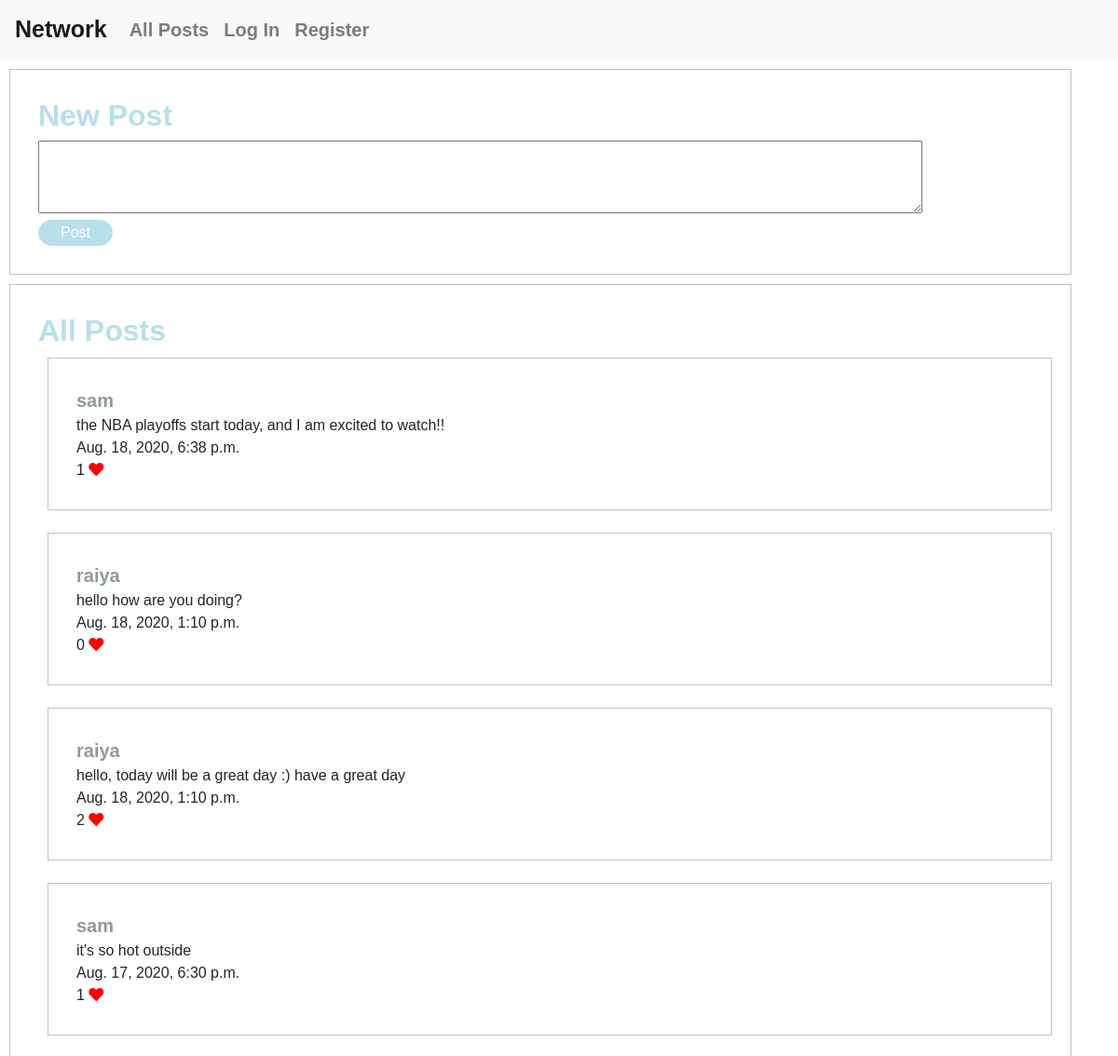
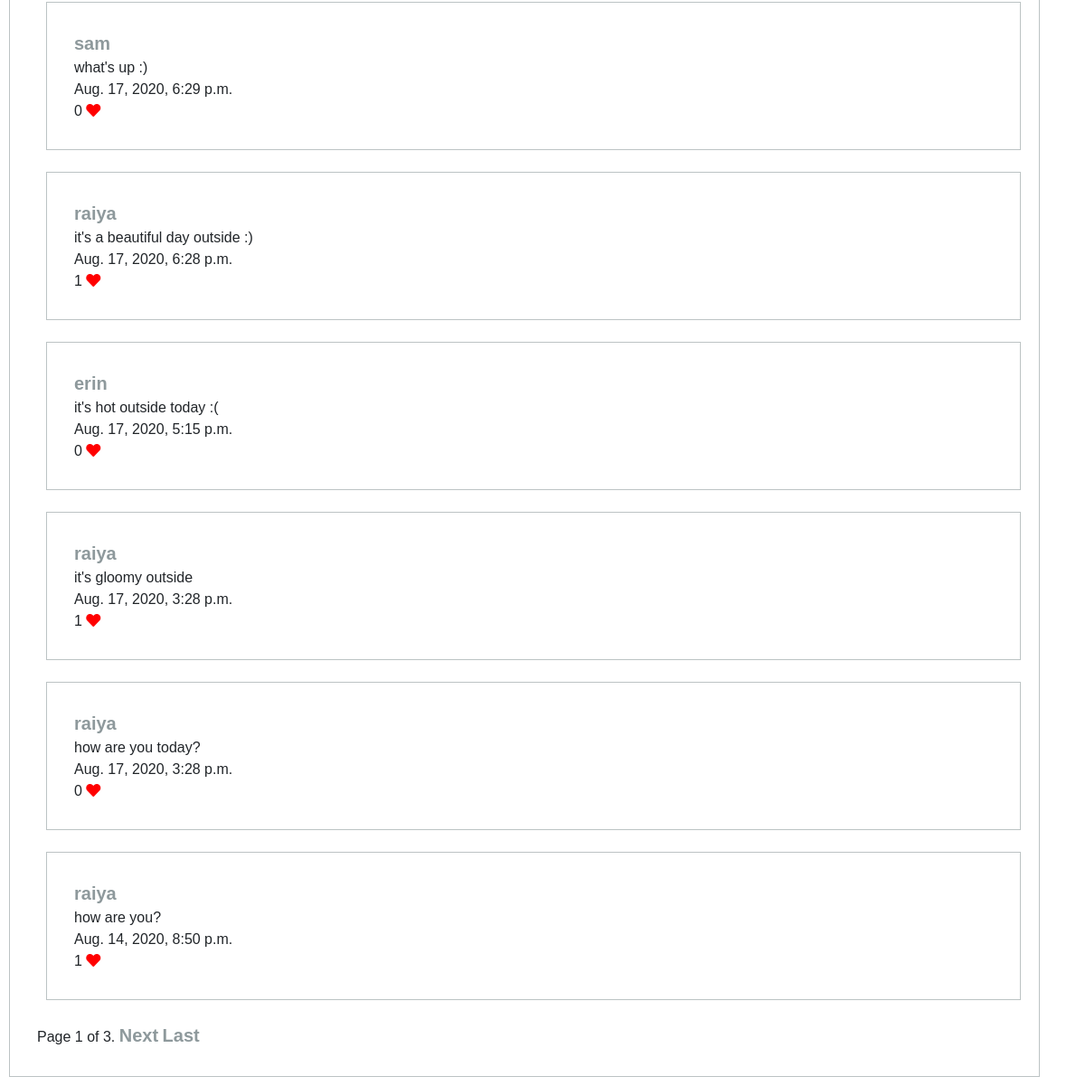
The page / on the database its author committed (2 pictures, top to bottom).
### network/models.py (models this page shows, shortened)
class Post(models.Model):
    users = models.ForeignKey(User, on_delete=models.CASCADE, related_name="posts")
    text = models.CharField(max_length=300)
    posting_time = models.DateTimeField(auto_now=False)
    likes = models.IntegerField(default=0)

class User(AbstractUser):
    pass

### network/views.py (the view)
# urls.py: path("", views.index, name="index"),
def index(request):
    liked_posts = []
    posts = Post.objects.all().order_by('posting_time').reverse()
    paginator = Paginator(posts, 10)
    page_number = request.GET.get('page')
    page_obj = paginator.get_page(page_number)
    if request.user.is_authenticated:
        user = get_user(request)
        user_likes = Like.objects.filter(users=user)
        for like in user_likes:
            liked_posts.append(like.post_id)
    return render(request, "network/index.html", {
        "page_obj": page_obj,
        "liked_posts": liked_posts
    })

### network/templates/network/index.html (shortened to what this page needs)
{% extends "network/layout.html" %}
{% load static %}
{% block body %}
<div id="new_post" class="container">
   <h2>New Post</h2>
   <form action="{% url 'new_post' %}" method="post">
      <textarea id="text" name="text" rows="3" cols="100"></textarea>
      <br>
      <input class="btn-top" type="submit" value="Post">
   </form>
</div>
<div id="all_posts" class="container">
   <h2>All Posts</h2>
   {% for post in page_obj %}
   <div id="single_post" class="container">
      <a href="{% url 'profile_page' id=post.users.pk %}">{{ post.users }}</a>
      <br>
      {% if user.is_authenticated %}
         {% if post.users == request.user %}
            <button id="edit_element_{{post.pk}}" class="btn-top" onclick="edit_post({{post.pk}})">Edit</button>
            <div id="post_text_{{post.pk}}"></div>
            <div id="original_text_{{post.pk}}">{{ post.text }}</div>
            {{ post.posting_time }}
            <br>
            <div id="likes">{{ post.likes }} <i class="fas fa-heart"></i></div>
         {% else %}
            {{ post.text }}
            <br>
            {{ post.posting_time }}
            <br>
            <div id="likes">{{ post.likes }} <i class="fas fa-heart"></i></div>
         {% endif %}
         {% if post.pk in liked_posts %}
            <button id="unlike_{{post.pk}}" class="btn-top" onclick="unlike_post({{post.pk}})">Unlike</button>
         {% else %}
            <button id="like_{{post.pk}}" class="btn-top" onclick="like_post({{post.pk}})">Like</button>
         {% endif %}
      {% else %}
         {{ post.text }}
         <br>
         {{ post.posting_time }}
         <br>
         <div id="likes">{{ post.likes }} <i class="fas fa-heart"></i></div>
      {% endif %}
   </div>
   {% endfor %}
   <div class="pagination">
      <span class="step-links">
         <span class="current">
            Page {{ page_obj.number }} of {{ page_obj.paginator.num_pages }}.
         </span>
         {% if page_obj.has_next %}
            <a href="?page={{ page_obj.next_page_number }}">Next</a>
            <a href="?page={{ page_obj.paginator.num_pages }}">Last </a>
         {% endif %}
      </span>
   </div>
</div>
{% endblock %}

### network/templates/network/layout.html (shortened to what this page needs)
{% load static %}
<!DOCTYPE html>
<html lang="en">
    <head>
        <link rel="stylesheet" href="https://stackpath.bootstrapcdn.com/bootstrap/4.4.1/css/bootstrap.min.css">
        <link href="{% static 'network/styles.css' %}" rel="stylesheet">
        <link rel="stylesheet"href="https://cdnjs.cloudflare.com/ajax/libs/font-awesome/5.8.2/css/all.min.css"
/>
    </head>
    <body>
        <nav class="navbar navbar-expand-lg navbar-light bg-light">
            <a class="navbar-brand" href="{% url 'index' %}">Network</a>
            <div>
              <ul class="navbar-nav mr-auto">
                <li class="nav-item">
                  <a class="nav-link" href="{% url 'index' %}">All Posts</a>
                </li>
                {% if user.is_authenticated %}
                    <li class="nav-item">
                        <a class="nav-link" href="{% url 'following_page' %}">Following</a>
                    </li>
                    <li class="nav-item">
                        <a class="nav-link" href="{% url 'logout' %}">Log Out</a>
                    </li>
                {% else %}
                    <li class="nav-item">
                        <a class="nav-link" href="{% url 'login' %}">Log In</a>
                    </li>
                    <li class="nav-item">
                        <a class="nav-link" href="{% url 'register' %}">Register</a>
                    </li>
                {% endif %}
              </ul>
            </div>
          </nav>
        <div class="body">
            {% block body %}
            {% endblock %}
        </div>
    </body>
</html>

### network/static/network/styles.css (style rules this page uses)
* { font-family: "Josefin Sans", sans-serif; }
.container { padding: 30px; border: 1px #bcc3c4; margin: 10px; border-style: solid; }
.navbar-brand { font-size: 25px; color: #a6a4a1; }
#likes i { color: red; }
a { font-weight: bold; font-size: 20px; color: #8e999c; }
#new_post h2 { color: #b7e0eb; font-weight: bold; }
#all_posts h2 { color: #b7e0eb; font-weight: bold; }
#single_post { margin-bottom: 1.5rem; }
.btn-top { width: 5rem; border-radius: 3rem; border: 0.1rem solid #b7e0eb; background-color: #b7e0eb; color: white; }

### rows shown on the page
Post: users "sam", text "the NBA playoffs start today, and I am excited to watch!!", posting_time "Aug. 18, 2020, 6:38 p.m.", likes "1"
Post: users "raiya", text "hello how are you doing?", posting_time "Aug. 18, 2020, 1:10 p.m.", likes "0"
Post: users "raiya", text "hello, today will be a great day :) have a great day", posting_time "Aug. 18, 2020, 1:10 p.m.", likes "2"
Post: users "sam", text "it's so hot outside", posting_time "Aug. 17, 2020, 6:30 p.m.", likes "1"
Post: users "sam", text "what's up :)", posting_time "Aug. 17, 2020, 6:29 p.m.", likes "0"
Post: users "raiya", text "it's a beautiful day outside :)", posting_time "Aug. 17, 2020, 6:28 p.m.", likes "1"
Post: users "erin", text "it's hot outside today :(", posting_time "Aug. 17, 2020, 5:15 p.m.", likes "0"
Post: users "raiya", text "it's gloomy outside", posting_time "Aug. 17, 2020, 3:28 p.m.", likes "1"
Post: users "raiya", text "how are you today?", posting_time "Aug. 17, 2020, 3:28 p.m.", likes "0"
Post: users "raiya", text "how are you?", posting_time "Aug. 14, 2020, 8:50 p.m.", likes "1"

### other values the page prints
{{ page_obj.number }} "1"
{{ page_obj.paginator.num_pages }} "3"
